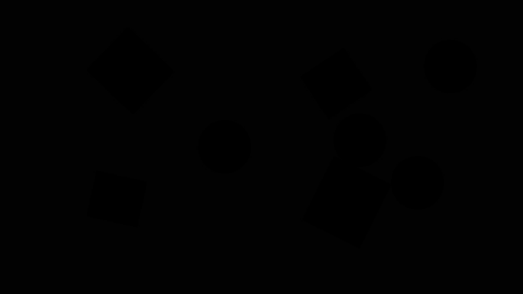
#> input picture evi1ran/L1H1/src/L1H1.png, 523 x 295 px
$ python L1H1_Dilate.py   (older library calls are emulated)
#> lines starting #> are read from the running program, lines starting #| are printed output that depends on the picture; after the words box and inside, x2 and y2 are one past the last pixel; in counts of white or black regions, pixels touching at a corner belong together
#!/usr/bin/python
# -*- coding:utf-8 -*-

import cv2
import numpy as np


img = cv2.imread('L1H1.png', 0)
#> img is the input picture: shape (295, 523); min 0, max 255, mean 2.6
# numpy traverse all the elements and convert 2 to 255
img[img == 2] = 255
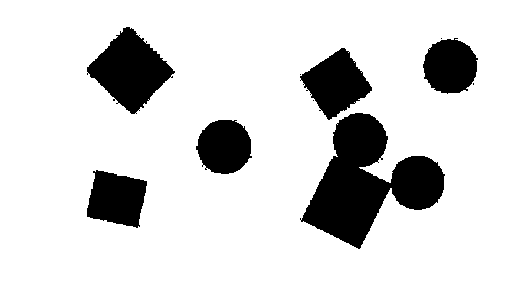
#> img: shape (295, 523); min 0, max 255, mean 216.2

kernel = np.ones((5, 5), np.uint8)
dilateImg = cv2.dilate(img, kernel, iterations=6)
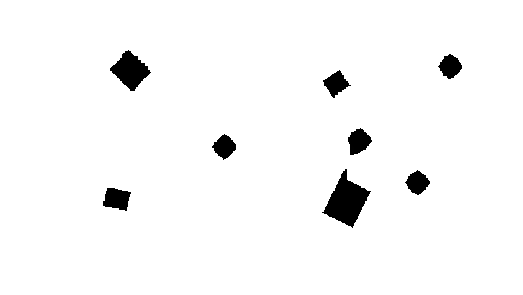
#> dilateImg: shape (295, 523); min 0, max 255, mean 247.3

dilateImg, contours, hierarchy = cv2.findContours(
    dilateImg, cv2.RETR_LIST, cv2.CHAIN_APPROX_SIMPLE)
#> contours = 9 contours; largest, box (x1, y1, x2, y2) and area: (0, 0, 523, 295) 153468, (323, 171, 370, 228) 1318, (110, 50, 151, 91) 832, (103, 187, 131, 211) 440, (348, 128, 372, 155) 368

drawing = cv2.cvtColor(dilateImg, cv2.COLOR_GRAY2BGR)
# Draw the contours except the biggest one (edge)
cv2.drawContours(drawing, contours[:-1], -1, (0, 0, 255), 3)
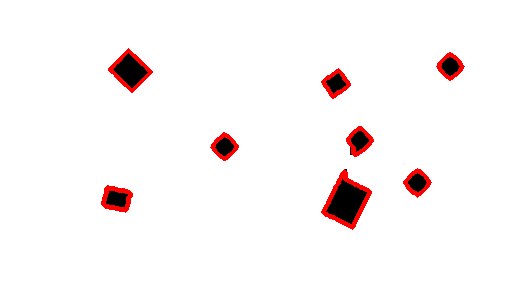
#> drawing: shape (295, 523, 3); mean B, G, R 245.1, 245.1, 250

# Print the number of  objectives / len of contours
print ("There are %d objectives." % (len(contours)-1))
#| There are 8 objectives.

cv2.imshow('L1H1', drawing)
cv2.waitKey(0)
cv2.destroyAllWindows()
